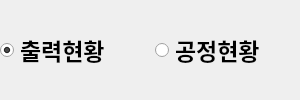
           <widget class="QWidget" name="m_page">
            <layout class="QVBoxLayout" name="verticalLayout_6">
             <property name="spacing">
              <number>0</number>
             </property>
             <property name="leftMargin">
              <number>0</number>
             </property>
             <property name="topMargin">
              <number>0</number>
             </property>
             <property name="rightMargin">
              <number>0</number>
             </property>
             <property name="bottomMargin">
              <number>0</number>
             </property>
             <item alignment="Qt::AlignRight">
              <widget class="QFrame" name="flag_radio">
               <property name="frameShape">
                <enum>QFrame::NoFrame</enum>
               </property>
               <property name="frameShadow">
                <enum>QFrame::Raised</enum>
               </property>
               <layout class="QHBoxLayout" name="horizontalLayout_5">
                <property name="spacing">
                 <number>15</number>
                </property>
                <property name="leftMargin">
                 <number>0</number>
                </property>
                <property name="topMargin">
                 <number>0</number>
                </property>
                <property name="rightMargin">
                 <number>5</number>
                </property>
                <property name="bottomMargin">
                 <number>0</number>
                </property>
                <item>
                 <widget class="QRadioButton" name="print_radio">
                  <property name="sizePolicy">
                   <sizepolicy hsizetype="Preferred" vsizetype="Preferred">
                    <horstretch>0</horstretch>
                    <verstretch>0</verstretch>
                   </sizepolicy>
                  </property>
                  <property name="minimumSize">
                   <size>
                    <width>140</width>
                    <height>0</height>
                   </size>
                  </property>
                  <property name="font">
                   <font>
                    <family>맑은 고딕</family>
                    <pointsize>17</pointsize>
                    <weight>75</weight>
                    <bold>true</bold>
                   </font>
                  </property>
                  <property name="cursor">
                   <cursorShape>PointingHandCursor</cursorShape>
                  </property>
                  <property name="text">
                   <string>출력현황</string>
                  </property>
                  <property name="checked">
                   <bool>true</bool>
                  </property>
                 </widget>
                </item>
                <item>
                 <widget class="QRadioButton" name="make_radio">
                  <property name="sizePolicy">
                   <sizepolicy hsizetype="Preferred" vsizetype="Preferred">
                    <horstretch>0</horstretch>
                    <verstretch>0</verstretch>
                   </sizepolicy>
                  </property>
                  <property name="minimumSize">
                   <size>
                    <width>140</width>
                    <height>0</height>
                   </size>
                  </property>
                  <property name="font">
                   <font>
                    <family>맑은 고딕</family>
                    <pointsize>17</pointsize>
                    <weight>75</weight>
                    <bold>true</bold>
                   </font>
                  </property>
                  <property name="cursor">
                   <cursorShape>PointingHandCursor</cursorShape>
                  </property>
                  <property name="text">
                   <string>공정현황</string>
                  </property>
                  <property name="checked">
                   <bool>false</bool>
                  </property>
                 </widget>
                </item>
               </layout>
              </widget>
             </item>
            </layout>
           </widget>
